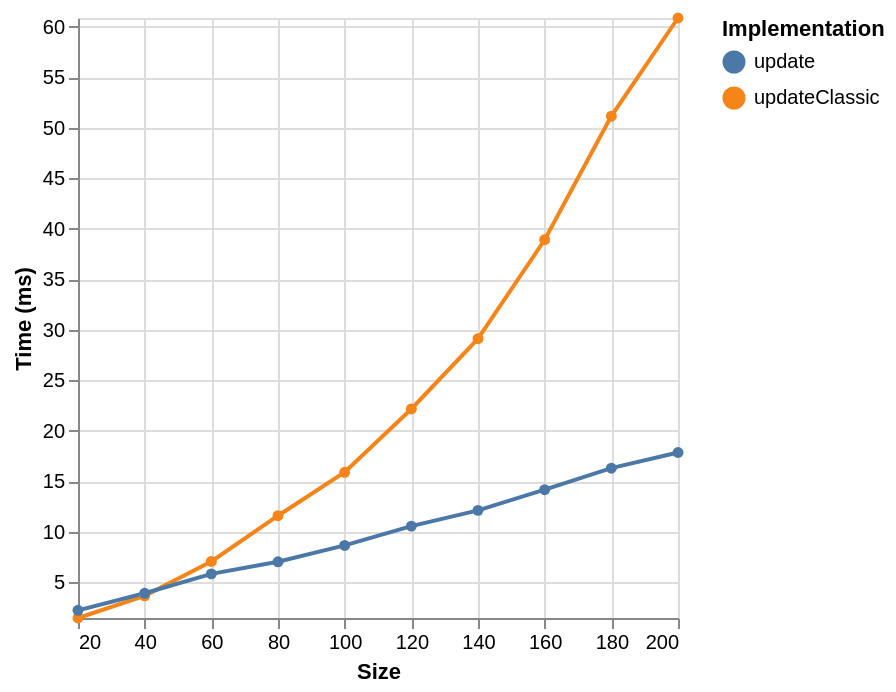

Write a Vega-Lite specification for this figure.
### Vega-Lite specification from a JSON file in a GitHub repository (floating-point values rounded to 4 significant figures)
{"$schema": "https://vega.github.io/schema/vega-lite/v6.json", "data": {"values": [{"ms": 1.44, "series": "updateClassic", "size": 20}, {"ms": 3.64, "series": "updateClassic", "size": 40}, {"ms": 7.04, "series": "updateClassic", "size": 60}, {"ms": 11.57, "series": "updateClassic", "size": 80}, {"ms": 15.87, "series": "updateClassic", "size": 100}, {"ms": 22.14, "series": "updateClassic", "size": 120}, {"ms": 29.1, "series": "updateClassic", "size": 140}, {"ms": 38.9, "series": "updateClassic", "size": 160}, {"ms": 51.14, "series": "updateClassic", "size": 180}, {"ms": 60.86, "series": "updateClassic", "size": 200}, {"ms": 2.2, "series": "update", "size": 20}, {"ms": 3.89, "series": "update", "size": 40}, {"ms": 5.81, "series": "update", "size": 60}, {"ms": 7.01, "series": "update", "size": 80}, {"ms": 8.63, "series": "update", "size": 100}, {"ms": 10.54, "series": "update", "size": 120}, {"ms": 12.1, "series": "update", "size": 140}, {"ms": 14.15, "series": "update", "size": 160}, {"ms": 16.28, "series": "update", "size": 180}, {"ms": 17.83, "series": "update", "size": 200}]}, "encoding": {"color": {"field": "series", "legend": {"orient": "right", "symbolLimit": 30, "title": "Implementation"}, "type": "nominal"}, "x": {"axis": {"tickCount": 10, "values": [20, 40, 60, 80, 100, 120, 140, 160, 180, 200]}, "field": "size", "scale": {"domain": [20, 200]}, "title": "Size", "type": "quantitative"}, "y": {"axis": {"tickCount": 10, "values": null}, "field": "ms", "scale": {"domain": [1.44, 60.86]}, "title": "Time (ms)", "type": "quantitative"}}, "mark": {"point": true, "type": "line"}}
